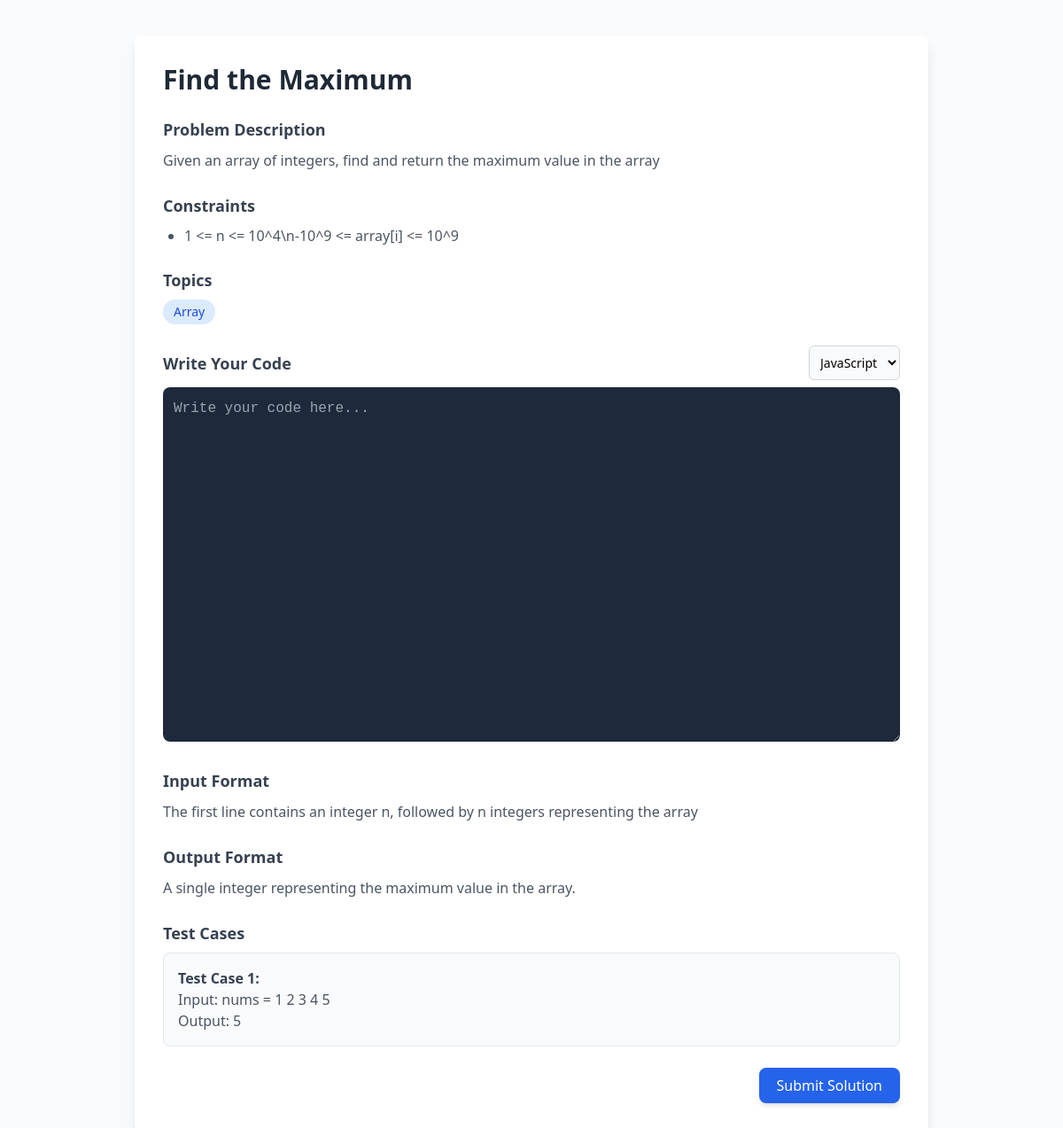
The app's page /problem/solve/2/ with its own data.
### problems/models.py (models this page shows, shortened)
class Problem(models.Model):
    DIFFICULTY_CHOICES = [
        ('Easy', 'Easy'),
        ('Medium', 'Medium'),
        ('Hard', 'Hard'),
    ]
    TAGS=[
        ('Array', 'Array'),
        ('String', 'String'),
        ('Dynamic Programming', 'Dynamic Programming'),
        ('Tree', 'Tree'),
        ('Graph', 'Graph'),
        ('Backtracking', 'Backtracking'),
        ('Linked List', 'Linked List'),
        ('Binary Search', 'Binary Search')
    ]
    title = models.CharField(max_length=255)
    problem_statement = models.TextField()
    difficulty = models.CharField(max_length=10, choices=DIFFICULTY_CHOICES)
    tags = models.CharField(max_length=255,choices=TAGS)
    time_limit = models.IntegerField(help_text="Time limit in milliseconds")
    memory_limit = models.IntegerField(help_text="Memory limit in kilobytes")
    input_format = models.TextField()
    output_format = models.TextField()
    constraints = models.TextField()
    sample_test_cases = models.JSONField(help_text="Provide sample test cases in JSON format (e.g., [{'input': '[2,7,11,15], 9', 'output': '[0,1]'}]).")
    hidden_test_cases = models.JSONField(help_text="Provide hidden test cases in JSON format for evaluation (e.g., [{'input': '[1,5,3,7,11], 16', 'output': '[3,4]'}]).")
    created_at = models.DateTimeField(auto_now_add=True)

### problems/views.py (the view)
# urls.py: path('solve/<int:id>/',solve, name='solve'),
def solve(request, id):
  problem = Problem.objects.get(id=id)
  constraints_html=""
  for constraint in problem.constraints.split(';'):
    constraint = constraint.strip()
    constraints_html += f"<li>{constraint}</li>"
  constraints_html = constraints_html.replace("\n", "")
  test_cases_html = ""
  for idx, case in enumerate(problem.sample_test_cases, start=1):
    test_cases_html += f"""
    <div class="test-case">
        <p class="font-semibold text-gray-700">Test Case {idx}:</p>
        <p class="text-gray-600">Input: nums = {case['input']}</p>
        <p class="text-gray-600">Output: {case['output']}</p>
    </div>
    """
  context={
    'problem':problem,
    'constraints_html':constraints_html,
    'test_cases_html':test_cases_html
    }
  return render(request, 'problems/solve.html',context)

### problems/templates/problems/solve.html (shortened to what this page needs)
<!DOCTYPE html>
<html lang="en">
<head>
  <link href="https://cdn.jsdelivr.net/npm/remixicon@4.5.0/fonts/remixicon.css" rel="stylesheet" />
  <script src="https://cdn.tailwindcss.com"></script>
</head>
<body class="bg-gray-50 font-sans">
   <form action="{% url 'submit_code' id=problem.id%}" method="POST">
  <div class="p-6 sm:p-10">
    <div class="max-w-4xl mx-auto bg-white p-8 rounded-lg shadow-lg">
      <h1 class="text-3xl font-bold text-gray-800 mb-6">{{problem.title}}</h1>
      <div class="mb-6">
        <h2 class="text-lg font-semibold text-gray-700 mb-2">Problem Description</h2>
        <p class="text-gray-600 leading-relaxed">
          {{problem.problem_statement}}
        </p>
      </div>
      <div class="mb-6">
        <h2 class="text-lg font-semibold text-gray-700 mb-2">Constraints</h2>
        <ul class="list-disc pl-6 text-gray-600 space-y-1">
          {{constraints_html|safe}}
        </ul>
      </div>
      <div class="mb-6">
        <h2 class="text-lg font-semibold text-gray-700 mb-2">Topics</h2>
        <div class="flex flex-wrap gap-2">
          <span class="px-3 py-1 text-sm bg-blue-100 text-blue-700 rounded-full">{{problem.tags}}</span>
        </div>
      </div>
      <div class="mb-6">
        <div class="flex justify-between items-center mb-2">
          <h2 class="text-lg font-semibold text-gray-700">Write Your Code</h2>
          <select
            class="border border-gray-300 rounded-md p-2 bg-gray-50 focus:outline-none focus:ring-2 focus:ring-blue-400 text-sm" name="language">
            <option value="javascript">JavaScript</option>
          </select>
        </div>
        <div class="code-editor-container">
            <textarea class="code-editor w-full" name="code" placeholder="Write your code here..." rows="10"></textarea>
        </div>
      </div>
      <div class="mb-6">
        <h2 class="text-lg font-semibold text-gray-700 mb-2">Input Format</h2>
        <p class="text-gray-600 leading-relaxed">
          {{problem.input_format}}
        </p>
      </div>
      <div class="mb-6">
        <h2 class="text-lg font-semibold text-gray-700 mb-2">Output Format</h2>
        <p class="text-gray-600 leading-relaxed">
          {{problem.output_format}}
        </p>
      </div>
      <div class="mb-6">
        <h2 class="text-lg font-semibold text-gray-700 mb-2">Test Cases</h2>
        {{test_cases_html|safe}}
      </div>
      <div class="flex justify-end">
        <button
          class="bg-blue-600 text-white px-5 py-2 rounded-lg hover:bg-blue-700 transition-colors font-medium shadow-md">
          Submit Solution
        </button>
      </div>
    </div>
  </div>
  </form>
</body>
</html>

### problems/templates/problems/solve.html (style rules this page uses)
.code-editor { height: 400px; background: #1e293b; color: #f5f5f5; padding: 12px; font-family: "Fira Code", monospace; border-radius: 8px; overflow-y: auto; }
.test-case { background-color: #f8fafc; padding: 16px; border: 1px solid #e2e8f0; border-radius: 8px; margin-bottom: 12px; }

### records on screen
Problem: title "Find the Maximum", problem_statement "Given an array of integers, find and return the maximum value in the array", constraints "1 <= n <= 10^4\\n-10^9 <= array[i] <= 10^9", tags "Array", input_format "The first line contains an integer n, followed by n integers representing the array", output_format "A single integer representing the maximum value in the array."

### other values on screen
{{ test_cases_html|safe }} "Test Case 1: Input: nums = 1 2 3 4 5 Output: 5"
